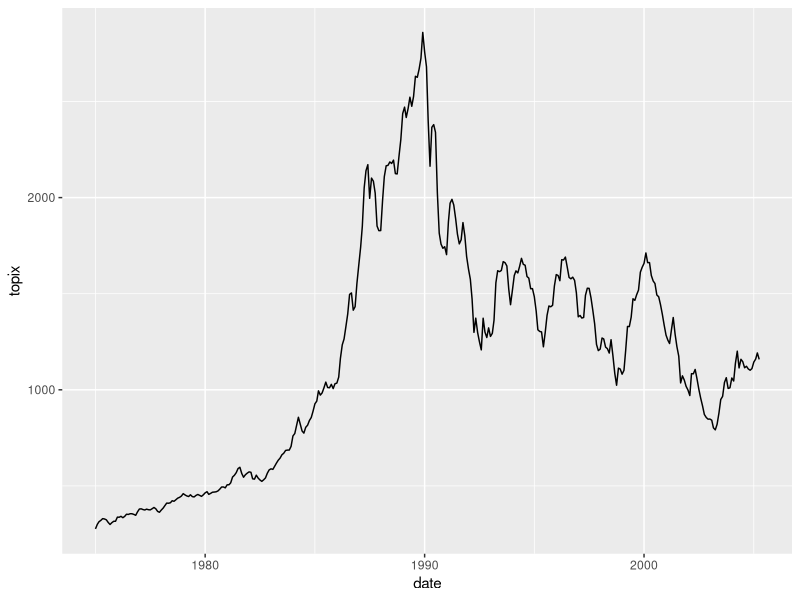
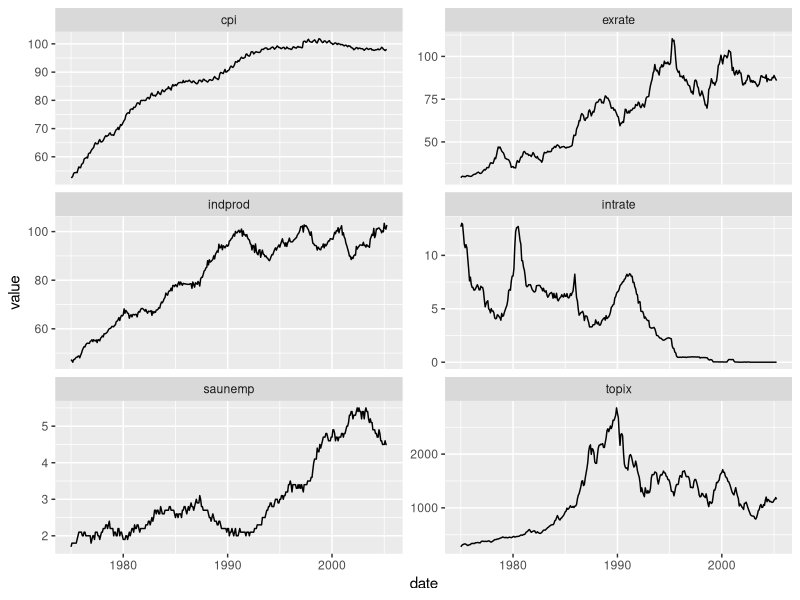
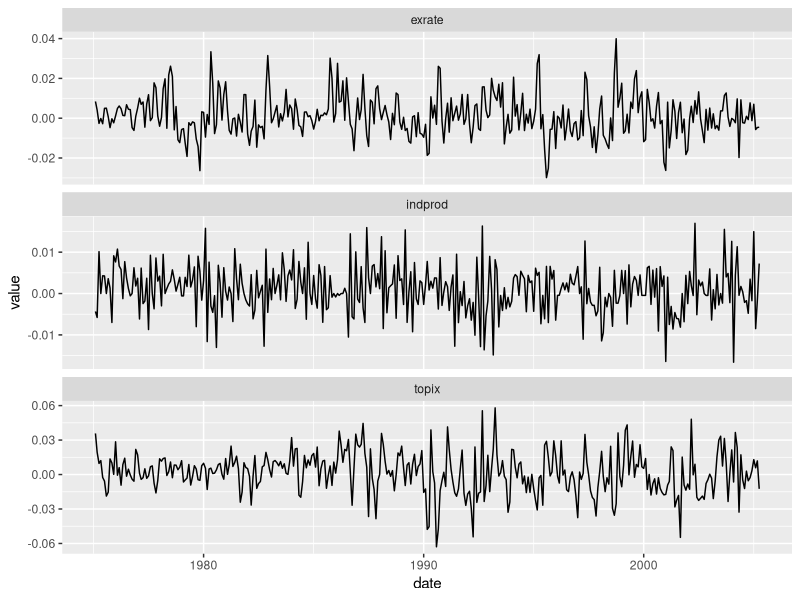
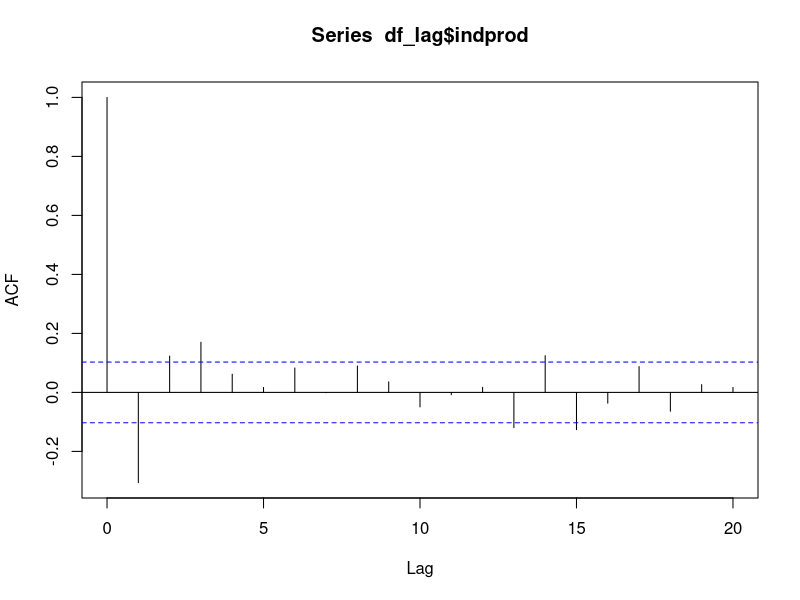
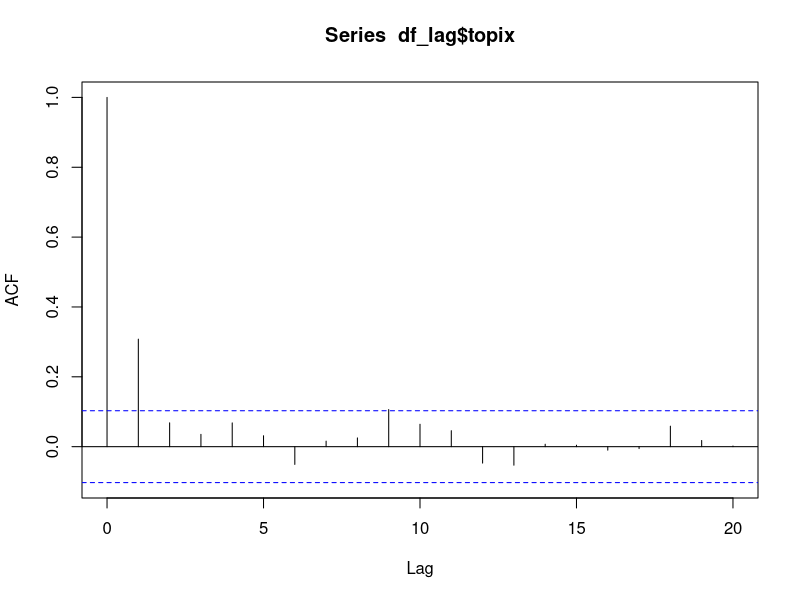
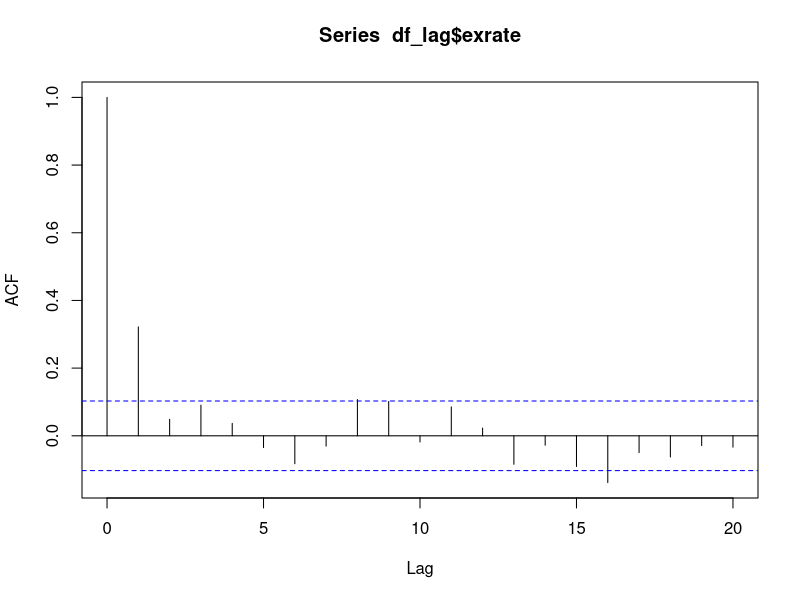

Generate these figures, in order, with R:
## ---- chunk 1
require(tidyverse)
require(openxlsx)
## ---- chunk 2
df = read.xlsx("economicdata.xlsx")
df$date = as.Date(df$date, origin = "1899-12-30")
df
## ---- chunk 3
ggplot(df, aes(x = date)) + 
        geom_line(aes(y = topix))

## ---- chunk 4
df_gather = df %>%
        gather(key = key, value = value, -date)

ggplot(df_gather, aes(x = date)) +
        geom_line(aes(y = value)) + 
        facet_wrap(~key, ncol = 2, scales = "free_y")

## ---- chunk 5
dates = df %>% select(date)
df_lag = df %>%
        select(date, topix, exrate, indprod) %>%
        mutate(topix = log10(topix), exrate = log10(exrate), indprod = log10(indprod)) %>%
        mutate(topix = topix - lag(topix), exrate = exrate - lag(exrate), indprod = indprod-lag(indprod)) %>%
        na.omit()
df_lag

df_lag_gather = df_lag %>%
        gather(key = key, value = value, -date)

ggplot(df_lag_gather, aes(x = date)) + 
        geom_line(aes(y = value)) + 
        facet_wrap(~key, scales = "free_y", ncol = 1)
## ---- chunk 6
acf(df_lag$indprod, lag.max = 20)
## ---- chunk 7
acf(df_lag$topix, lag.max = 20)
## ---- chunk 8
acf(df_lag$exrate, lag.max = 20)
